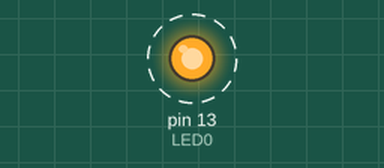
A sketch run on a simulated Arduino Uno, built with avr-gcc and run on an emulated ATmega328P. On the bench: output pins drawn as LEDs (lit = HIGH). Dashed ring = blinking.

Above: at 0.5 s.
Timing chart, 0 to 4.6 s (numbered marks = the images above):
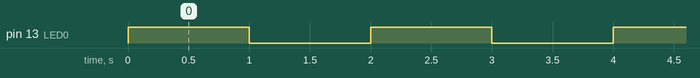

The sketch:

LED_ON.ino
```cpp
const int LED0 = LED_BUILTIN; //or 13

void setup() {
  // put your setup code here, to run once:
pinMode(LED0, OUTPUT);
}

void loop() {
  // put your main code here, to run repeatedly:
digitalWrite(LED0, HIGH);
delay(1000);
digitalWrite (LED0, LOW);
delay(1000);
}
```

Measured:
- by itself, pin 13 (LED0): alternates HIGH for 1.0 s and LOW for 1.0 s
